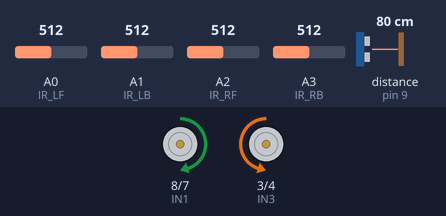
The sketch below on a simulated Arduino Uno, built with avr-gcc and run on an emulated ATmega328P. On the bench: motor-driver pin pairs drawn as motors (green arrow = first pin HIGH = forward, orange = second pin HIGH = backward, longer = more drive, scaled by the enable pin). Wiring (inferred from the names in the program): ultrasonic range finder: trigger pin 10; echo pin 9. The inputs (shaded band) are chosen by the test bench; at power-on: A0 (IR_LF) = 512, A2 (IR_RF) = 512, A1 (IR_LB) = 512, distance to the obstacle (sensor on pin 9) 80 cm, A3 (IR_RB) = 512. The echo pulse lasts 58.3 µs per cm; what the sketch prints to the serial monitor is not drawn.

Above: at 1.8 s.
1.9 s: A0 (IR_LF) set to 390
3.7 s: A2 (IR_RF) set to 501
6.7 s: A2 (IR_RF) set to 494
At 8.2 s:
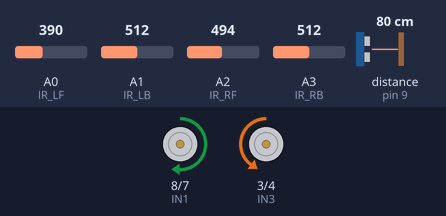
9.7 s: A1 (IR_LB) set to 857
12.7 s: A1 (IR_LB) set to 873
At 12.92 s:
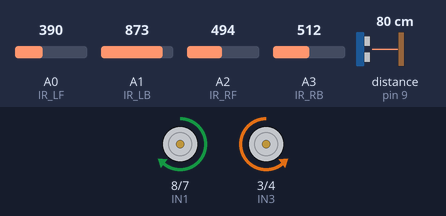
15.7 s: distance to the obstacle (sensor on pin 9) set to 20 cm
18.7 s: distance to the obstacle (sensor on pin 9) set to 16 cm
At 20.0 s:
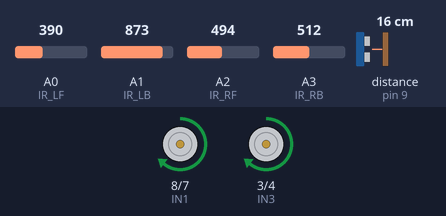
Timing chart, 0 to 21.3 s (numbered marks = the images above; inputs shaded):
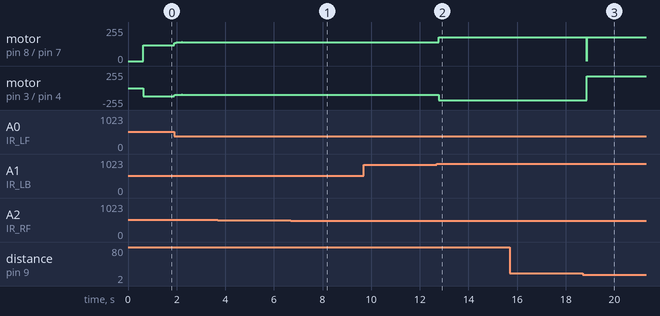

Measured:
- the behaviour switches between 865 and 866 on A1 (IR_LB) (found by bisection; images 1 and 2)
- the behaviour switches between 18 and 17 cm on distance to the obstacle (sensor on pin 9) (found by bisection; images 2 and 3)
- after the input at 3.7 s, every drawn part: stays the same
- after the input at 6.7 s, motor on pin 8 (IN1) / pin 7 (IN2): forward 141/255 → forward 140/255 at once; motor on pin 3 (IN3) / pin 4 (IN4): backward 99/255 → backward 100/255 at once
- after the input at 9.7 s, every drawn part: stays the same
- after the input at 12.7 s, motor on pin 8 (IN1) / pin 7 (IN2): forward 140/255 → forward 180/255 after 0.08 s; motor on pin 3 (IN3) / pin 4 (IN4): backward 100/255 → backward 180/255 after 0.08 s
- after the input at 18.7 s, motor on pin 8 (IN1) / pin 7 (IN2): forward 180/255 → stopped after 0.16 s, → forward 180/255 0.01 s later; motor on pin 3 (IN3) / pin 4 (IN4): backward 180/255 → forward 180/255 after 0.16 s

The sketch:

autocarV3.ino
```cpp
// ======================================================
//                Maze Car Full Control v5.5 (Optimized)
//       — 精简结构 / 完整功能 / 高效率 —
// ======================================================


// =================== 参数区 ===================
const int EMA_SHIFT = 4;

float Kp = 0.2;
float Ki = 0.0;
float Kd = 2.0;

const int BASE_SPEED = 120;
const int MAX_SPEED  = 255;
const int MIN_SPEED  = 50;

const int SAFE_DIST     = 17;
const int CLEAR_DIST    = 35;
const int IR_TOO_CLOSE  = 850;
const int ALIGN_THRESHOLD = 40;


// =================== 红外引脚 ===================
#define IR_LF A0
#define IR_LB A1
#define IR_RF A2
#define IR_RB A3

// =================== 超声波 ===================
#define TRIG 10
#define ECHO 9

// =================== 电机 ===================
#define ENA 5
#define ENB 6
#define IN1 8
#define IN2 7
#define IN3 3
#define IN4 4


// =================== 全局 IR 滤波值 ===================
int irLF_f=0, irLB_f=0, irRF_f=0, irRB_f=0;

// 标定值（前方版）
int targetLeft = 0;
int targetRight = 0;

// PID
long prevError = 0;
float integral = 0;


// =================== 工具函数区 ===================

// ----------- 简化数字约束 ----------
inline int clampPWM(int v){
    return constrain(v,MIN_SPEED,MAX_SPEED);
}

// ----------- EMA 滤波 ----------
inline int emaFilter(int raw,int f){
    return f + ((raw - f) >> EMA_SHIFT);
}

// ----------- 读取所有 IR ----------
inline void readIRSensors(){
    irLF_f = emaFilter(analogRead(IR_LF), irLF_f);
    irLB_f = emaFilter(analogRead(IR_LB), irLB_f);
    irRF_f = emaFilter(analogRead(IR_RF), irRF_f);
    irRB_f = emaFilter(analogRead(IR_RB), irRB_f);
}


// ----------- 超声波读取 -----------
int readUltrasonic(){
    digitalWrite(TRIG,LOW); delayMicroseconds(2);
    digitalWrite(TRIG,HIGH); delayMicroseconds(10);
    digitalWrite(TRIG,LOW);

    unsigned long d = pulseIn(ECHO,HIGH,25000);
    return (d==0) ? -1 : d / 58;
}


// ----------- 电机 ----------
inline void drive(int L,int R){
    digitalWrite(IN1,HIGH); digitalWrite(IN2,LOW);
    digitalWrite(IN3,LOW);  digitalWrite(IN4,HIGH);
    Serial.print(" PWML=");Serial.print( clampPWM(L));
    Serial.print(" PWMR=");Serial.print( clampPWM(R));
    analogWrite(ENA, clampPWM(L));
    analogWrite(ENB, clampPWM(R));
}

inline void stopNow(){
    analogWrite(ENA,0);
    analogWrite(ENB,0);
}


// =================== PID 控制 ===================
int computePID(int error){
    integral += error;
    float d = error - prevError;
    prevError = error;
    return Kp*error + Ki*integral + Kd*d;
}


// =================== 前方标定（只读 LF/RF） ===================
void autoCalibrateSide(){
    long sumL=0, sumR=0;

    for(int i=0;i<60;i++){
        sumL += analogRead(IR_LF);
        sumR += analogRead(IR_RF);
        delay(5);
    }
    targetLeft  = sumL/60;
    targetRight = sumR/60;

    Serial.print("Cal LF="); Serial.println(targetLeft);
    Serial.print("Cal RF="); Serial.println(targetRight);
}


// =================== 判断转向（连续 N 次平均） ===================
bool decideTurnDirection(){
    const int N = 10;
    long sumLF=0, sumRF=0;

    for(int i=0;i<N;i++){
        sumLF += analogRead(IR_LF);
        sumRF += analogRead(IR_RF);
        delay(1);
    }
    return (sumRF > sumLF);   // RF 更近 → 右转
}


// =================== 返回左右侧墙的“前后差” ===================
inline int wallAlignError(bool useLeft){
    return useLeft ? (irLF_f - irLB_f) : (irRF_f - irRB_f);
}


// =================== 统一旋转函数（右=1，左=0） ===================
void rotateBase(bool turnRight){
    if(turnRight){
        digitalWrite(IN1,HIGH); digitalWrite(IN2,LOW);
        digitalWrite(IN3,HIGH); digitalWrite(IN4,LOW);
    }else{
        digitalWrite(IN1,LOW); digitalWrite(IN2,HIGH);
        digitalWrite(IN3,LOW); digitalWrite(IN4,HIGH);
    }
}


// ============= 旋转直到齐平 + 超声波清晰 =============
void rotateUntilAligned(bool turnRight){
    int stt = millis();

    rotateBase(turnRight);

    while(true){
        analogWrite(ENA,120);
        analogWrite(ENB,120);

        readIRSensors();
        int dist = readUltrasonic();
        int err = wallAlignError(!turnRight);

        bool aligned = (abs(err) < ALIGN_THRESHOLD);
        bool clear   = (dist > CLEAR_DIST && dist < 200);

        if(aligned && clear && (millis() - stt > 400)) break;
    }

    stopNow();
    delay(100);

    // 向新通道前进少量
    drive(180,180);
    delay(200);
    stopNow();
}


// =================== 紧急逃逸 ===================
inline void escapeRight(){ rotateBase(true);  drive(180,180); delay(300); stopNow(); }
inline void escapeLeft() { rotateBase(false); drive(180,180); delay(300); stopNow(); }


// =================== setup ===================
void setup(){
    Serial.begin(115200);

    pinMode(IN1,OUTPUT); pinMode(IN2,OUTPUT);
    pinMode(IN3,OUTPUT); pinMode(IN4,OUTPUT);
    pinMode(ENA,OUTPUT); pinMode(ENB,OUTPUT);
    pinMode(TRIG,OUTPUT); pinMode(ECHO,INPUT);

    readIRSensors();
    delay(300);
    autoCalibrateSide();
}


// =================== loop ===================
void loop(){

    readIRSensors();
    int dist = readUltrasonic();

    // ----------- 前方阻挡 → 转弯 -------------
    if(dist > 0 && dist < SAFE_DIST){
        bool turnRight = decideTurnDirection();
        rotateUntilAligned(turnRight);
        return;
    }

    // ----------- 两侧过近 → 紧急逃逸 ----------
    if(irLF_f > IR_TOO_CLOSE || irLB_f > IR_TOO_CLOSE) { escapeRight(); return; }
    if(irRF_f > IR_TOO_CLOSE || irRB_f > IR_TOO_CLOSE) { escapeLeft();  return; }


    // ======== PID（只用 LF / RF）========
    int diff = (irLF_f - irRF_f) - (targetLeft - targetRight);
    int corr = computePID(diff);

    drive(BASE_SPEED - corr, BASE_SPEED + corr);


    // ----------- 串口调试输出 -----------
    Serial.print("LF=");Serial.print(irLF_f);
    Serial.print(" LB=");Serial.print(irLB_f);
    Serial.print(" RF=");Serial.print(irRF_f);
    Serial.print(" RB=");Serial.print(irRB_f);
    Serial.print(" dist=");Serial.print(dist);
    Serial.print(" diff=");Serial.println(diff);

    delay(1);
}
```
